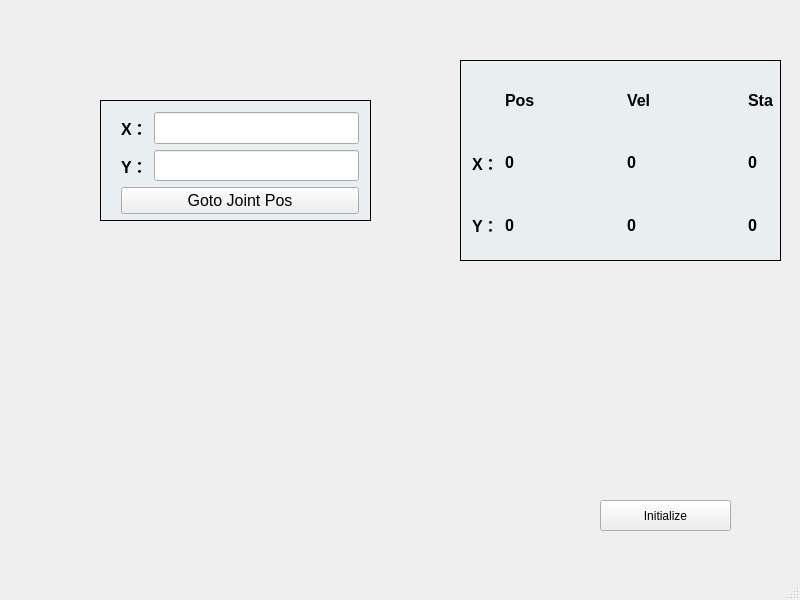
<?xml version="1.0" encoding="UTF-8"?>
<ui version="4.0">
 <class>UI_MainWindow</class>
 <widget class="QMainWindow" name="UI_MainWindow">
  <property name="geometry">
   <rect>
    <x>0</x>
    <y>0</y>
    <width>800</width>
    <height>600</height>
   </rect>
  </property>
  <property name="windowTitle">
   <string>UI_MainWindow</string>
  </property>
  <widget class="QWidget" name="centralwidget">
   <widget class="QPushButton" name="pushButton">
    <property name="geometry">
     <rect>
      <x>600</x>
      <y>500</y>
      <width>131</width>
      <height>31</height>
     </rect>
    </property>
    <property name="text">
     <string>Initialize</string>
    </property>
    <property name="checkable">
     <bool>true</bool>
    </property>
   </widget>
   <widget class="QWidget" name="widget_7" native="true">
    <property name="geometry">
     <rect>
      <x>450</x>
      <y>50</y>
      <width>341</width>
      <height>221</height>
     </rect>
    </property>
    <widget class="QLabel" name="label_25">
     <property name="geometry">
      <rect>
       <x>10</x>
       <y>10</y>
       <width>321</width>
       <height>201</height>
      </rect>
     </property>
     <property name="styleSheet">
      <string notr="true">background-color: rgba(137, 245, 255, 15);
border-width: 1px;border-style: solid;border-color: rgb(0, 0, 0);</string>
     </property>
     <property name="text">
      <string/>
     </property>
    </widget>
    <widget class="QWidget" name="layoutWidget">
     <property name="geometry">
      <rect>
       <x>22</x>
       <y>22</y>
       <width>301</width>
       <height>181</height>
      </rect>
     </property>
     <layout class="QGridLayout" name="gridLayout" columnstretch="1,5,5,1">
      <item row="0" column="1">
       <widget class="QLabel" name="label_22">
        <property name="font">
         <font>
          <pointsize>12</pointsize>
          <bold>true</bold>
         </font>
        </property>
        <property name="text">
         <string>Pos</string>
        </property>
       </widget>
      </item>
      <item row="0" column="2">
       <widget class="QLabel" name="label_35">
        <property name="font">
         <font>
          <pointsize>12</pointsize>
          <bold>true</bold>
         </font>
        </property>
        <property name="text">
         <string>Vel</string>
        </property>
       </widget>
      </item>
      <item row="0" column="3">
       <widget class="QLabel" name="label_26">
        <property name="font">
         <font>
          <pointsize>12</pointsize>
          <bold>true</bold>
         </font>
        </property>
        <property name="text">
         <string>Sta</string>
        </property>
       </widget>
      </item>
      <item row="1" column="0">
       <widget class="QLabel" name="label_11">
        <property name="font">
         <font>
          <pointsize>12</pointsize>
          <bold>true</bold>
         </font>
        </property>
        <property name="text">
         <string>X：</string>
        </property>
       </widget>
      </item>
      <item row="1" column="1">
       <widget class="QLabel" name="lineEdit_Pos_X">
        <property name="font">
         <font>
          <pointsize>12</pointsize>
          <bold>true</bold>
         </font>
        </property>
        <property name="text">
         <string>0</string>
        </property>
       </widget>
      </item>
      <item row="1" column="2">
       <widget class="QLabel" name="lineEdit_Vel_X">
        <property name="font">
         <font>
          <pointsize>12</pointsize>
          <bold>true</bold>
         </font>
        </property>
        <property name="text">
         <string>0</string>
        </property>
       </widget>
      </item>
      <item row="1" column="3">
       <widget class="QLabel" name="lineEdit_Sta_X">
        <property name="font">
         <font>
          <pointsize>12</pointsize>
          <bold>true</bold>
         </font>
        </property>
        <property name="text">
         <string>0</string>
        </property>
       </widget>
      </item>
      <item row="2" column="0">
       <widget class="QLabel" name="label_10">
        <property name="font">
         <font>
          <pointsize>12</pointsize>
          <bold>true</bold>
         </font>
        </property>
        <property name="text">
         <string>Y：</string>
        </property>
       </widget>
      </item>
      <item row="2" column="1">
       <widget class="QLabel" name="lineEdit_Pos_Y">
        <property name="font">
         <font>
          <pointsize>12</pointsize>
          <bold>true</bold>
         </font>
        </property>
        <property name="text">
         <string>0</string>
        </property>
       </widget>
      </item>
      <item row="2" column="2">
       <widget class="QLabel" name="lineEdit_Vel_Y">
        <property name="font">
         <font>
          <pointsize>12</pointsize>
          <bold>true</bold>
         </font>
        </property>
        <property name="text">
         <string>0</string>
        </property>
       </widget>
      </item>
      <item row="2" column="3">
       <widget class="QLabel" name="lineEdit_Sta_Y">
        <property name="font">
         <font>
          <pointsize>12</pointsize>
          <bold>true</bold>
         </font>
        </property>
        <property name="text">
         <string>0</string>
        </property>
       </widget>
      </item>
     </layout>
    </widget>
   </widget>
   <widget class="QWidget" name="widget_6" native="true">
    <property name="geometry">
     <rect>
      <x>90</x>
      <y>90</y>
      <width>291</width>
      <height>141</height>
     </rect>
    </property>
    <widget class="QLabel" name="label_24">
     <property name="geometry">
      <rect>
       <x>10</x>
       <y>10</y>
       <width>271</width>
       <height>121</height>
      </rect>
     </property>
     <property name="styleSheet">
      <string notr="true">background-color: rgba(137, 245, 255, 15);
border-width: 1px;border-style: solid;border-color: rgb(0, 0, 0);</string>
     </property>
     <property name="text">
      <string/>
     </property>
    </widget>
    <widget class="QWidget" name="layoutWidget">
     <property name="geometry">
      <rect>
       <x>31</x>
       <y>22</y>
       <width>238</width>
       <height>102</height>
      </rect>
     </property>
     <layout class="QVBoxLayout" name="verticalLayout_2">
      <item>
       <layout class="QGridLayout" name="gridLayout_3">
        <item row="0" column="0">
         <widget class="QLabel" name="label_8">
          <property name="font">
           <font>
            <pointsize>12</pointsize>
            <bold>true</bold>
           </font>
          </property>
          <property name="text">
           <string>X：</string>
          </property>
         </widget>
        </item>
        <item row="0" column="1">
         <widget class="QLineEdit" name="lineEdit_AM_X_2">
          <property name="font">
           <font>
            <family>Arial</family>
            <pointsize>16</pointsize>
           </font>
          </property>
          <property name="inputMask">
           <string/>
          </property>
          <property name="alignment">
           <set>Qt::AlignCenter</set>
          </property>
         </widget>
        </item>
        <item row="1" column="0">
         <widget class="QLabel" name="label_9">
          <property name="font">
           <font>
            <pointsize>12</pointsize>
            <bold>true</bold>
           </font>
          </property>
          <property name="text">
           <string>Y：</string>
          </property>
         </widget>
        </item>
        <item row="1" column="1">
         <widget class="QLineEdit" name="lineEdit_AM_Y_2">
          <property name="font">
           <font>
            <family>Arial</family>
            <pointsize>16</pointsize>
           </font>
          </property>
          <property name="inputMask">
           <string/>
          </property>
          <property name="alignment">
           <set>Qt::AlignCenter</set>
          </property>
         </widget>
        </item>
       </layout>
      </item>
      <item>
       <widget class="QPushButton" name="Btu_Joint_Pos_2">
        <property name="font">
         <font>
          <pointsize>12</pointsize>
         </font>
        </property>
        <property name="text">
         <string>Goto Joint Pos</string>
        </property>
        <property name="checkable">
         <bool>false</bool>
        </property>
       </widget>
      </item>
     </layout>
    </widget>
   </widget>
  </widget>
  <widget class="QMenuBar" name="menubar">
   <property name="geometry">
    <rect>
     <x>0</x>
     <y>0</y>
     <width>800</width>
     <height>21</height>
    </rect>
   </property>
  </widget>
  <widget class="QStatusBar" name="statusbar"/>
 </widget>
 <resources/>
 <connections/>
</ui>
